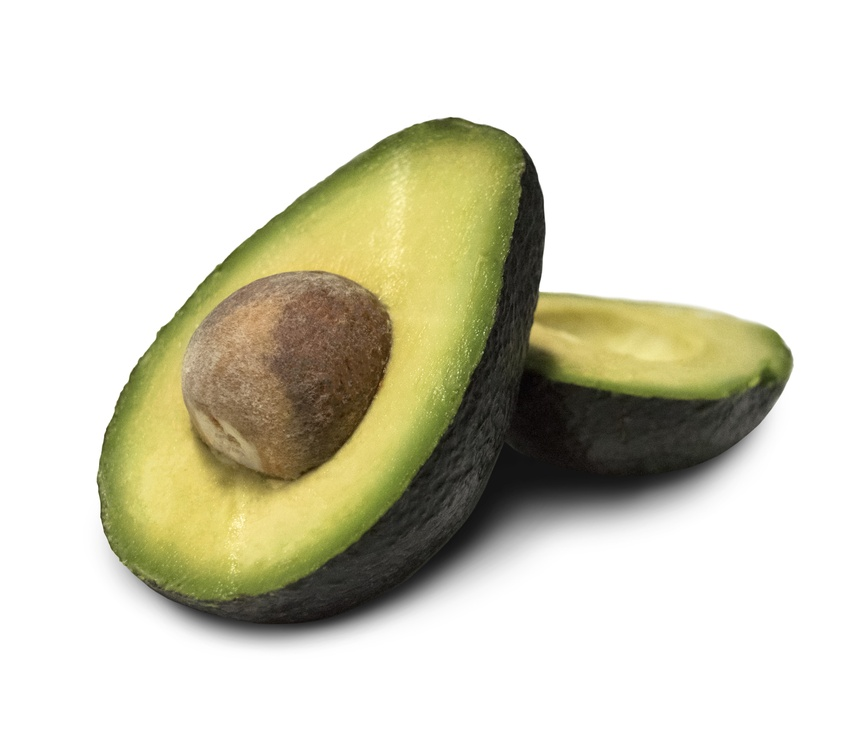
#> input picture downloads/top/avocado/02. aguacate.jpg, 866 x 745 px, shrunk from 4653 x 4000 before the run, given as the content of the folder Concept-Associaitons-using-Google-Images/downloads/top/mango, which was not available
$ jupyter execute --allow-errors 02_trial.ipynb   (text cells are left out)
#> lines starting #> are read from the running program, lines starting #| are printed output that depends on the picture; pictures that were not available may be replaced by others from this repository, and a replacement may not be noted
[cell 1]
# Find the fraction of pixels within the 5 unit distance from each of L,a and b.

[cell 2]
# Initialize these:
typeImg = "top" # photo/ cartoon/ top"
numImg = "50" # 5 or 50
sz = 100

[cell 3]
# # Include imports
import glob
from skimage.transform import resize
from skimage.io import imread, imsave, imshow
import os
import pandas as pd
import numpy as np
import skimage.color as skcolor
import matplotlib.pyplot as plt

from sklearn import datasets, linear_model
from sklearn.metrics import mean_squared_error, r2_score
import time

[cell 4]
colNames = ["col_"+str(i) for i in range(58)]
allConcepts = ['mango','watermelon','honeydew','cantaloupe','grapefruit','strawberry','raspberry','blueberry','avocado','orange','lime','lemon']

# Read data
# Get the color ratings data -From file data_clean.csv
data = pd.read_csv("data_clean.csv",names = colNames)
#> (reads data_clean.csv from the repository)

# Get the LAB coordinates of colors from file LabOrig.csv
#colorData = pd.read_csv("LabOrig.csv",header=None)
colorData = pd.read_csv("Lab.csv",header=None)
#> (reads Lab.csv from the repository)
colorDataRGB = pd.read_csv("RGB.csv",header=None)
#> (reads RGB.csv from the repository)

category = pd.read_csv("Category.csv",header=None)
#> (reads category.csv from the repository)
path = "E:/GitRepo/Color-Concept-Associaitons-using-Google-Images/downloads"
# if not os.path.exists( path + "/trainResized" ):
#    os.makedirs( path + "/trainResized/" )

[cell 5]
# Count total number of images
count = 0
for i in allConcepts:
    trainFiles = glob.glob( path + "/" +typeImg +"/" +i+"/*.*" )
    count = count + len(trainFiles)
    #print(count)
print("Category: ",typeImg)
print("Total images : ",count)

[cell 6]
import matlab.engine
category = pd.read_csv("Category.csv",header=None)

# [16 lines of commented-out code are left out]

[cell 7]
category.shape

[cell 8]
numFt = 1
X = np.zeros((count*58,numFt+1) )  # +1 for label #Number of features [] # Feature Vector -- 58N rows
init = time.time()
rowNum = -1
strtInd = []  # To keep track of the starting indices of fruits in the feature matrix
cvInd = 1
counter = 0
sz = 100    # Size of image: 100 by 100


for conceptNum,concept in enumerate(allConcepts):
    t0 = time.time()
    print(">>>>>>>>>>>>>>>>>>>>>>>>>>>>\n",conceptNum+1,": Concept : ",concept)
    # Get label for corresponding fruit (for given color)
    #label = data.loc[conceptNum]['col_'+str(color)]
    ct = 0    # Keeps track of images inside a category
    strtInd.append(counter)
    trainFiles = glob.glob( path + "/" +typeImg +"/" +concept+"/*.*" )
    print("\tTotal number of images for ",concept," : ",len(trainFiles))
    t = []
    for m, nameFile in enumerate(trainFiles):
        t1 = time.time()
        #print("\nReading file ......")
        ct = ct + 1

        image = imread( nameFile )
#> image is the input picture: shape (745, 866, 3); mean R, G, B 214.2, 212, 194.8
        imageResized = resize( image, (sz,sz),anti_aliasing=True,mode='reflect')
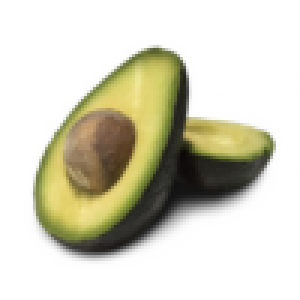
#> imageResized: shape (100, 100, 3) float64 (shown 3 times larger); mean R, G, B 0.84, 0.832, 0.764
        img = imageResized
        # Convert the pixels in  image to LAB space
        imgLAB = skcolor.rgb2lab(img)
#> imgLAB: shape (100, 100, 3) float64; mean of channels 0, 1, 2 83.7, -1.7, 9.2

        L =  imgLAB[:,:,0]
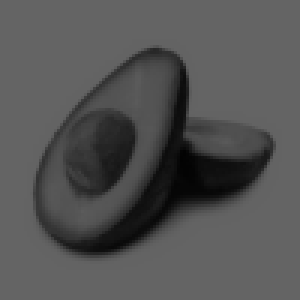
#> L: shape (100, 100) float64 (shown 3 times larger); min 2.7, max 100, mean 83.7
        a =  imgLAB[:,:,1]
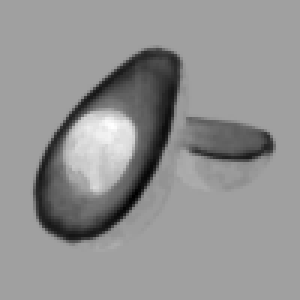
#> a: shape (100, 100) float64 (shown 3 times larger); min -19.19, max 11.31, mean -1.66; drawn with min black and max white
        b =  imgLAB[:,:,2]
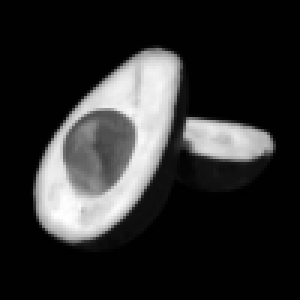
#> b: shape (100, 100) float64 (shown 3 times larger); min -0.216, max 53.13, mean 9.2; drawn with min black and max white

        LTemp = L.flatten()
#> LTemp = 10000 values, max 100 at index 0, min 2.7 at index 5161, mean 83.75
        aTemp = a.flatten()
#> aTemp = 10000 values, max 11.31 at index 4137, min -19.19 at index 6544, mean -1.66
        bTemp = b.flatten()
#> bTemp = 10000 values, max 53.13 at index 7119, min -0.216 at index 8323, mean 9.18

        for color in range(58):
            rowNum+=1
            counter += 1
            colCt = 0
            colorLAB = np.array(colorData.loc[color])   #get LAB values for specific color


            L_diff = np.abs(LTemp - colorLAB[0])
            a_diff = np.abs(aTemp - colorLAB[1])
            b_diff = np.abs(bTemp - colorLAB[2])

            pixels = 0
            for p in range(len(L_diff)):
                if (L_diff[p] <= 5 and a_diff[p] <= 5 and b_diff[p] <= 5):
                    pixels += 1
            X[rowNum,colCt] = pixels/(len(L_diff))
            colCt+=1
            #print(colCt)

            label = data.loc[conceptNum]['col_'+str(color)]
            X[rowNum,colCt] = label
#> after the loop, X = 812 pairs, first value 0 to 0.638, second value 0 to 0.854; counter = 58; rowNum = 57
            #print(colCt)
        h = time.time()-t1
        #print("\t\t",m, "image:",h ," seconds")
        t.append(h)
    #print(t)
    print("\t** Time elapsed since last category: ",time.time()-t0," seconds **")
strtInd.append(len(X))
print(strtInd)
print("** Total Time elapsed: ",time.time()-init," seconds **")

[cell 9]
print(strtInd)
print(X.shape)
#| (812, 2)
